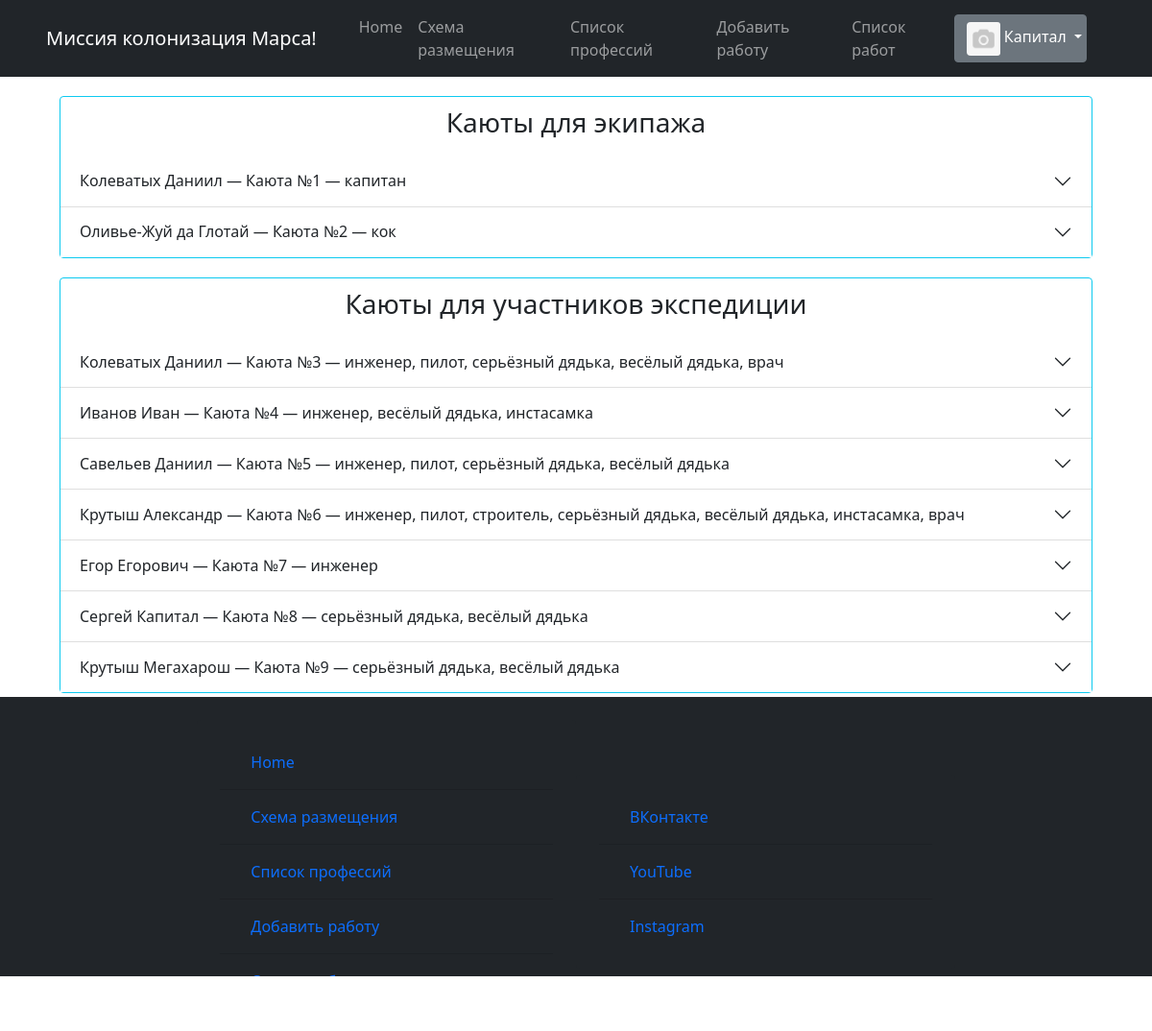
Page /distribution/ (signed in) on the committed database.
### static/data/users.py (models this page shows, shortened)
class User(SqlAlchemyBase, UserMixin):
    __tablename__ = 'users'
    id = sqlalchemy.Column(sqlalchemy.Integer,
                           primary_key=True, autoincrement=True)
    surname = sqlalchemy.Column(sqlalchemy.String, nullable=True)
    name = sqlalchemy.Column(sqlalchemy.String, nullable=True)
    sex = sqlalchemy.Column(sqlalchemy.String, nullable=True)
    email = sqlalchemy.Column(sqlalchemy.String,
                              index=True, unique=True, nullable=True)
    hashed_password = sqlalchemy.Column(sqlalchemy.String, nullable=True)
    studying = sqlalchemy.Column(sqlalchemy.String, nullable=True)
    professions = sqlalchemy.Column(sqlalchemy.String, nullable=True)
    about = sqlalchemy.Column(sqlalchemy.String, nullable=True)
    created_date = sqlalchemy.Column(sqlalchemy.String, nullable=True)
    image_link = sqlalchemy.Column(sqlalchemy.String, nullable=True)

### static/data/crew.py (models this page shows, shortened)
class Crew(SqlAlchemyBase, UserMixin):
    __tablename__ = 'crew'
    id = sqlalchemy.Column(sqlalchemy.Integer,
                           primary_key=True, autoincrement=True)
    uniq_crew_id = sqlalchemy.Column(sqlalchemy.Integer, nullable=True)
    post = sqlalchemy.Column(sqlalchemy.String, nullable=True)
    surname = sqlalchemy.Column(sqlalchemy.String, nullable=True)
    name = sqlalchemy.Column(sqlalchemy.String, nullable=True)
    email = sqlalchemy.Column(sqlalchemy.String,
                              index=True, unique=True, nullable=True)
    sex = sqlalchemy.Column(sqlalchemy.String, nullable=True)
    hashed_password = sqlalchemy.Column(sqlalchemy.String, nullable=True)
    studying = sqlalchemy.Column(sqlalchemy.String, nullable=True)
    professions = sqlalchemy.Column(sqlalchemy.String, nullable=True)
    about = sqlalchemy.Column(sqlalchemy.String, nullable=True)
    created_date = sqlalchemy.Column(sqlalchemy.String, nullable=True)

### runner.py (the view)
@app.route('/distribution/', methods=['POST', 'GET'])
def distribution():
    db_sess = db_session.create_session()
    data_members = [[user.surname, user.name, user.sex, user.email, user.studying, user.professions, user.about,
                     user.created_date] for user in db_sess.query(User).all()]
    db_sess = db_session.create_session()
    data_crew = [[user.surname, user.name, user.post, user.email, user.studying, user.professions, user.about,
                  user.created_date] for user in db_sess.query(Crew).all()]
    return render_template("html/distribution.html",
                           title='Список профессий',
                           image=image,
                           menu_bar_title='Миссия колонизация Марса!',
                           rooms=[data_crew, data_members],
                           shift=len(data_crew))

### runner.py (called while the page is built)
@login_manager.user_loader
def load_user(user_id):
    db_sess = db_session.create_session()
    return db_sess.query(User).get(user_id)

### static/data/db_session.py (called while the page is built)
def create_session() -> Session:
    global __factory
    return __factory()

### templates/html/distribution.html (shortened to what this page needs)
{% extends "html/base.html" %}
{% block content %}
    <div class="startpage">
        <div class="card border-info distribution">
            <div class="card-body-title distribution-title">
                <h3>Каюты для экипажа</h3>
            </div>
            <div class="accordion accordion-flush" id="accordionFlushExample">
                {% for room in rooms[0] %}
                <div class="accordion-item">
                    <h2 class="accordion-header" id="{{ loop.index }}">
                        <button class="accordion-button collapsed" type="button" data-bs-toggle="collapse" data-bs-target="#flush-{{ loop.index }}" aria-expanded="false" aria-controls="flush-collapseOne">
                            {{ room[0] }} {{ room[1] }} — Каюта №{{ loop.index }} — {{ room[2].lower() }}
                        </button>
                    </h2>
                </div>
                {% endfor %}
            </div>
        </div>
        <div class="card border-info distribution">
            <div class="card-body-title distribution-title">
                <h3>Каюты для участников экспедиции</h3>
            </div>
            <div class="accordion accordion-flush" id="accordionFlushExample">
                {% for room in rooms[1] %}
                    <div class="accordion-item">
                        <h2 class="accordion-header" id="{{ loop.index }}-members">
                            <button class="accordion-button collapsed" type="button" data-bs-toggle="collapse" data-bs-target="#flush-{{ loop.index }}-members" aria-expanded="false" aria-controls="flush-collapseOne">
                                {{ room[0] }} {{ room[1] }} — Каюта №{{ loop.index + shift }} — {{ room[5].lower() }}
                            </button>
                        </h2>
                    </div>
                {% endfor %}
            </div>
        </div>
    </div>
{% endblock %}

### templates/html/base.html (shortened to what this page needs)
<!doctype html>
<html lang="en">
<head>
    <link rel="stylesheet"
          href="https://stackpath.bootstrapcdn.com/bootstrap/4.4.1/css/bootstrap.min.css"
>
    <link rel="stylesheet" href="../../static/css/professions.css">
    <link rel="stylesheet" href="../../static/css/index.css">
    <link rel="stylesheet" href="../../static/css/bar.css">
    <link rel="stylesheet" href="../../static/bootstrap-5.1.3-dist/css/bootstrap.css">
    <link rel="stylesheet" href="../../static/bootstrap-5.1.3-dist/css/bootstrap-grid.css">
    <link rel="stylesheet" href="../../static/bootstrap-5.1.3-dist/css/bootstrap-reboot.css">
    <link rel="stylesheet" href="../../static/bootstrap-5.1.3-dist/css/bootstrap-utilities.css">
    <link rel="stylesheet" href="../../static/css/professions.css">
    <link rel="stylesheet" href="../../static/css/index.css">
    <link rel="stylesheet" href="../../static/css/bar.css">
</head>
<body>
<div class="wrapper">
    <header>
    <nav class="navbar navbar-expand-lg navbar-dark bg-dark text-white">
        <div class="container-fluid">
            <a class="navbar-brand" href="/homepage">{{ menu_bar_title }}</a>
            <div class="collapse navbar-collapse" id="navbarSupportedContent">
                <ul class="navbar-nav me-auto mb-2 mb-lg-0">
                    <li class="nav-item">
                        <a class="nav-link" aria-current="page" href="/homepage">Home</a>
                    </li>
                    <li class="nav-item">
                        <a class="nav-link" href="/distribution">Схема размещения</a>
                    </li>
                    <li class="nav-item">
                        <a class="nav-link" href="/list_prof/ul">Список профессий</a>
                    </li>
                    <li class="nav-item">
                        <a class="nav-link" href="/create_job">Добавить работу</a>
                    </li>
                    <li class="nav-item">
                        <a class="nav-link" href="/job_list">Список работ</a>
                    </li>
                </ul>
                {% if current_user.is_authenticated %}
                    <div class="dropdown-navbar user-navbar">
                        <div class="btn-group">
                            <button type="button" class="btn btn-secondary dropdown-toggle" data-bs-toggle="dropdown"
                                    href="#" role="button" aria-expanded="false" id="user">
                                <span>
                                    {% if image %}
                                        <img src="{{ url_for('static', filename=image) }}"
                                             class="img-fluid rounded-start profile-card-img miniature-pic"
                                             alt="">
                                    {% else %}
                                        <img src="{{ url_for('static', filename='/images/avatars/no_avatar.png') }}"
                                             class="img-fluid rounded-start profile-card-img miniature-pic"
                                             alt="">
                                    {% endif %}
                                </span>
                                {{ current_user.name }}
                            </button>
                        </div>
                    </div>
                {% else %}
                    <form class="d-flex">
                        <a class="nav-brand" href="/login"><button class="btn btn-outline-success me-2" type="button">Войти</button></a>
                        <a class="nav-brand" href="/register"><button class="btn btn-outline-success me-2" type="button">Зарегистрироваться</button></a>
                    </form>
                {% endif %}
            </div>
        </div>
    </nav>
</header>
<main role="main" class="container">
    {% block content %}{% endblock %}
</main>
<footer class="navbar navbar-dark bg-dark navbar-footer row g-3" id="footer">
    <div class="card bg-dark col-md-4 footer-column">
        <div class="card-body">
            <form class="form-footer" method="post" novalidate>
                <ul class="list-group list-group-flush bg-dark">
                    <li class="list-group-item bg-dark">
                        <a class="nav-link" aria-current="page" href="/homepage">Home</a>
                    </li>
                    <li class="list-group-item bg-dark">
                        <a class="nav-link" href="/distribution">Схема размещения</a>
                    </li>
                    <li class="list-group-item bg-dark">
                        <a class="nav-link" href="/list_prof/ul">Список профессий</a>
                    </li>
                    <li class="list-group-item bg-dark">
                        <a class="nav-link" href="/create_job">Добавить работу</a>
                    </li>
                    <li class="list-group-item bg-dark">
                        <a class="nav-link" href="/job_list">Список работ</a>
                    </li>
                </ul>
            </form>
        </div>
    </div>
    <div class="card bg-dark col-md-4 footer-column">
        <div class="card-body">
            <form class="form-footer" method="post" novalidate>
                <ul class="list-group list-group-flush bg-dark">
                    <li class="list-group-item bg-dark">
                        <a class="nav-link" aria-current="page" href="https://m.vk.com/daniilkolevatykh"
                           target="_blank">ВКонтакте</a>
                    </li>
                    <li class="list-group-item bg-dark">
                        <a class="nav-link" href="https://www.youtube.com/channel/UCYcTAs_MR2JaN-LxTlDMQxA"
                           target="_blank">YouTube</a>
                    </li>
                    <li class="list-group-item bg-dark">
                        <a class="nav-link" href="https://www.instagram.com/daniil_kolevatykh/"
                           target="_blank">Instagram</a>
                    </li>
                </ul>
            </form>
        </div>
    </div>
</footer>
</div>
</body>
</html>

### static/css/index.css (style rules this page uses)
.dropdown-navbar { padding-right: 40px; }
.distribution { margin: 20px; }
.distribution-title { text-align: center; margin: 10px; }
* { margin: 0; padding: 0; }
html, body { height: 100%; }
.wrapper { height: 100%; display: flex; flex-direction: column; }
main { flex: 1 1 auto; }
.footer-column { border: none; vertical-align: top; }
.profile-card-img { margin-top: 10px; border: 2px solid #86b7fe; border-radius: 3px; }
.miniature-pic { margin-top: 1px; border: none; image-rendering: auto; width: 35px; height: 35px; object-fit: cover; }

### static/css/bar.css (style rules this page uses)
.navbar-brand { alignment: center; padding-left: 20px; padding-right: 20px; }

### rows in the picture
User: name "Капитал", surname "Сергей", professions "серьёзный дядька, весёлый дядька"
Crew: surname "Колеватых", name "Даниил", post "капитан"
Crew: surname "Оливье-Жуй", name "да Глотай", post "кок"
User: surname "Колеватых", name "Даниил", professions "инженер, пилот, серьёзный дядька, весёлый дядька, врач"
User: surname "Иванов", name "Иван", professions "инженер, весёлый дядька, инстасамка"
User: surname "Савельев", name "Даниил", professions "инженер, пилот, серьёзный дядька, весёлый дядька"
User: surname "Крутыш", name "Александр", professions "инженер, пилот, строитель, серьёзный дядька, весёлый дядька, инстасамка, врач"
User: surname "Егор", name "Егорович", professions "инженер"
User: surname "Крутыш", name "Мегахарош", professions "серьёзный дядька, весёлый дядька"

### other values in the picture
{{ menu_bar_title }} "Миссия колонизация Марса!"
